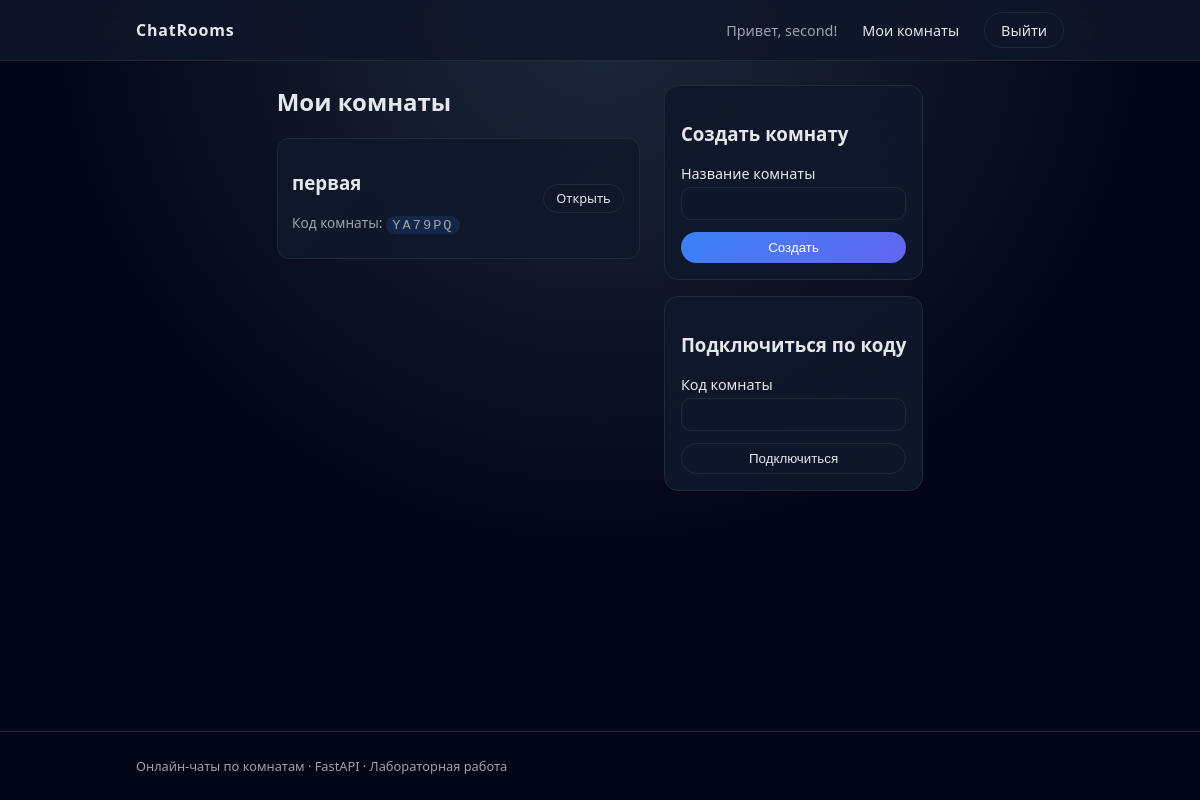
Page /rooms (signed in) on the earlier database version.
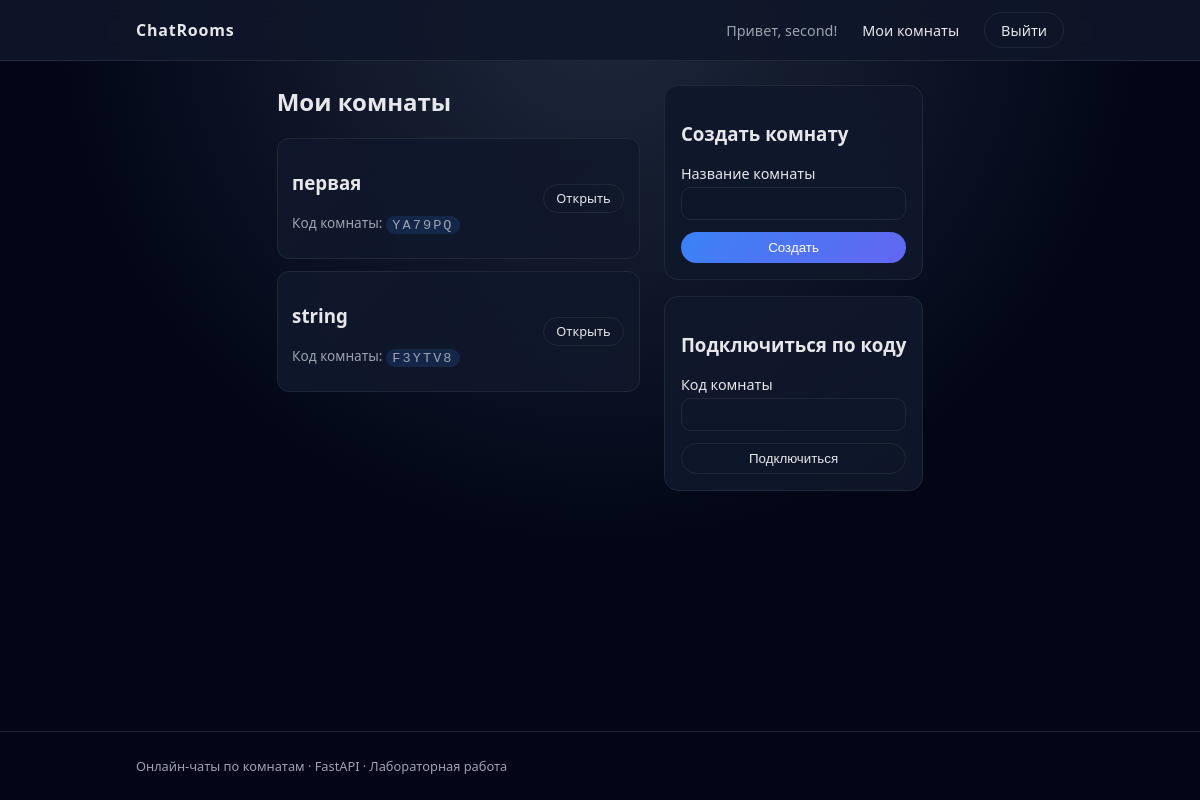
Same page on the later database version.
### app/models.py (models this page shows)
class Room(Base):
    __tablename__ = "rooms"
    id = Column(Integer, primary_key=True, index=True)
    name = Column(String(100), nullable=False)
    code = Column(String(12), unique=True, index=True, nullable=False)
    owner_id = Column(Integer, ForeignKey("users.id"))
    created_at = Column(DateTime, default=datetime.utcnow)
    owner = relationship("User")
    users = relationship("UserRoom", back_populates="room")
    messages = relationship("Message", back_populates="room")

### app/main.py (the view)
@app.get("/rooms", response_class=HTMLResponse)
def rooms_page(request: Request, db: Session = Depends(get_db)):
    user = get_current_user(request, db)
    if not user:
        return RedirectResponse(url="/login", status_code=status.HTTP_302_FOUND)
    links = db.query(models.UserRoom).filter(models.UserRoom.user_id == user.id).all()
    room_ids = [link.room_id for link in links]
    rooms = []
    if room_ids:
        rooms = db.query(models.Room).filter(models.Room.id.in_(room_ids)).all()
    return templates.TemplateResponse(
        "rooms.html",
        {
            "request": request,
            "user": user,
            "rooms": rooms,
        },
    )

### templates/rooms.html (shortened to what this page needs)
{% extends "base.html" %}
{% block content %}
<section class="rooms-layout">
    <div class="rooms-left">
        <h2>Мои комнаты</h2>
        {% if rooms %}
            <ul class="room-list">
                {% for room in rooms %}
                    <li class="room-item">
                        <div>
                            <h3>{{ room.name }}</h3>
                            <p class="room-code">Код комнаты: <span>{{ room.code }}</span></p>
                        </div>
                        <a href="/rooms/{{ room.id }}" class="btn-outline-small">Открыть</a>
                    </li>
                {% endfor %}
            </ul>
        {% else %}
            <p>Пока нет ни одной комнаты. Создайте первую!</p>
        {% endif %}
    </div>
    <div class="rooms-right">
        <div class="card">
            <h3>Создать комнату</h3>
            <form method="post" action="/rooms/create" class="form">
                <label>Название комнаты
                    <input type="text" name="name" required>
                </label>
                <button type="submit" class="btn-primary full-width">Создать</button>
            </form>
        </div>
        <div class="card">
            <h3>Подключиться по коду</h3>
            <form method="post" action="/rooms/join" class="form">
                <label>Код комнаты
                    <input type="text" name="code" maxlength="12" required>
                </label>
                <button type="submit" class="btn-outline full-width">Подключиться</button>
            </form>
        </div>
    </div>
</section>
{% endblock %}

Differences in the rows shown:
added Room: name "string", code "F3YTV8"
